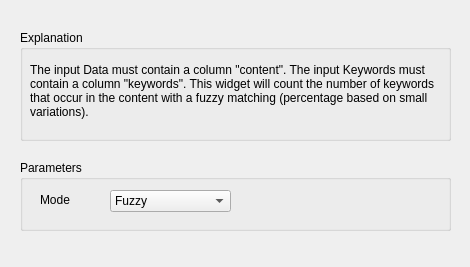
<?xml version="1.0" encoding="UTF-8"?>
<ui version="4.0">
 <class>Form</class>
 <widget class="QWidget" name="Form">
  <property name="geometry">
   <rect>
    <x>0</x>
    <y>0</y>
    <width>470</width>
    <height>267</height>
   </rect>
  </property>
  <property name="windowTitle">
   <string>Form</string>
  </property>
  <widget class="QGroupBox" name="groupBox">
   <property name="geometry">
    <rect>
     <x>20</x>
     <y>30</y>
     <width>431</width>
     <height>111</height>
    </rect>
   </property>
   <property name="title">
    <string>Explanation</string>
   </property>
   <widget class="QLabel" name="Description">
    <property name="geometry">
     <rect>
      <x>10</x>
      <y>30</y>
      <width>411</width>
      <height>61</height>
     </rect>
    </property>
    <property name="text">
     <string>The input Data must contain a column &quot;content&quot;. The input Keywords must contain a column &quot;keywords&quot;. This widget will count the number of keywords that occur in the content with a fuzzy matching (percentage based on small variations).</string>
    </property>
    <property name="textFormat">
     <enum>Qt::AutoText</enum>
    </property>
    <property name="alignment">
     <set>Qt::AlignLeading|Qt::AlignLeft|Qt::AlignVCenter</set>
    </property>
    <property name="wordWrap">
     <bool>true</bool>
    </property>
   </widget>
  </widget>
  <widget class="QGroupBox" name="groupBox_2">
   <property name="geometry">
    <rect>
     <x>20</x>
     <y>160</y>
     <width>431</width>
     <height>71</height>
    </rect>
   </property>
   <property name="title">
    <string>Parameters</string>
   </property>
   <widget class="QComboBox" name="comboBox">
    <property name="geometry">
     <rect>
      <x>90</x>
      <y>30</y>
      <width>121</width>
      <height>22</height>
     </rect>
    </property>
    <item>
     <property name="text">
      <string>Fuzzy</string>
     </property>
    </item>
    <item>
     <property name="text">
      <string>Strict</string>
     </property>
    </item>
    <item>
     <property name="text">
      <string>Elastic</string>
     </property>
    </item>
   </widget>
   <widget class="QLabel" name="label">
    <property name="geometry">
     <rect>
      <x>20</x>
      <y>30</y>
      <width>35</width>
      <height>20</height>
     </rect>
    </property>
    <property name="text">
     <string>Mode</string>
    </property>
   </widget>
  </widget>
 </widget>
 <resources/>
 <connections/>
</ui>
